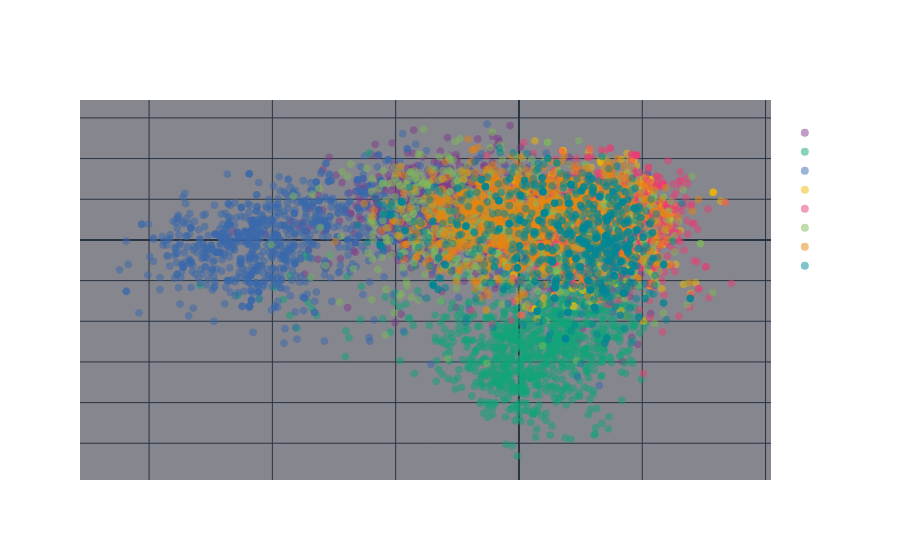
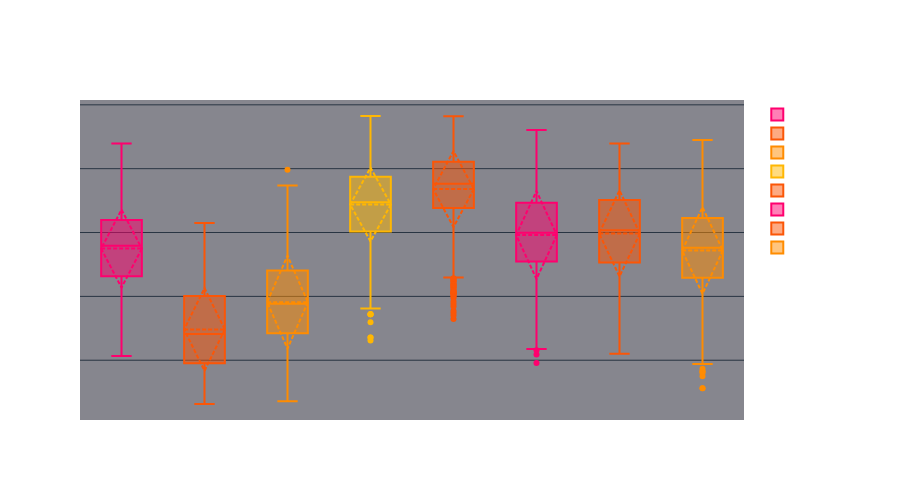
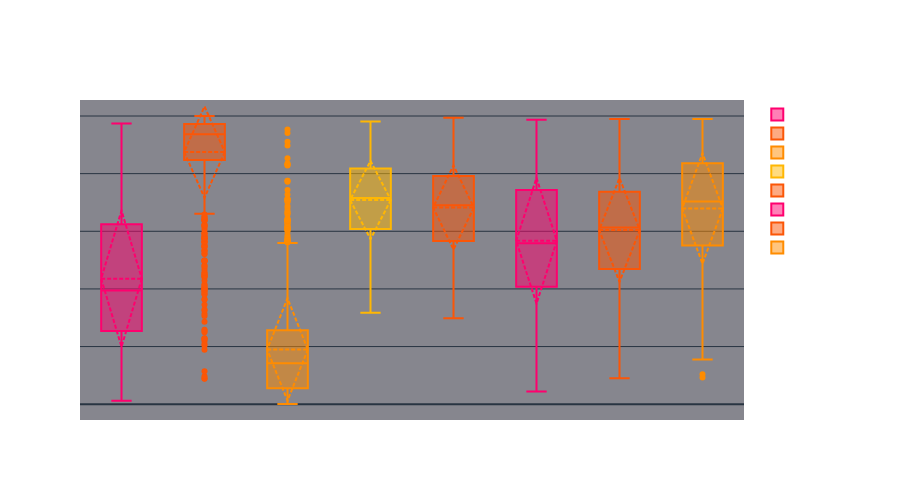
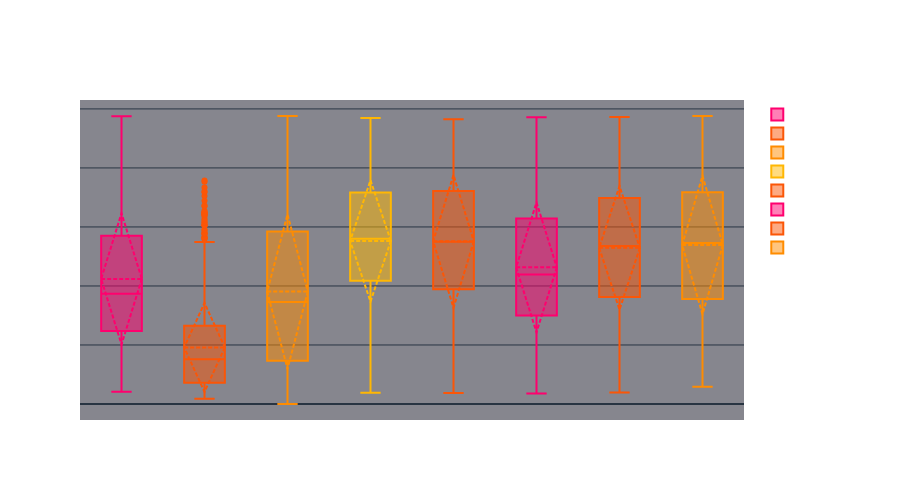

The notebook cell these images were saved under, in order:
### Code cell
fig = px.scatter(
    pca_df,
    x="PC1",
    y="PC2",
    color="Genre",
    color_discrete_sequence=px.colors.qualitative.Bold,
    labels={'PC1' : "Principal Component 1 ",'PC2' : "Principal Component 2"},
    title="<b> Music Latent Space (2D PCA Projection) </b>",
    opacity=0.5
)

fig.update_traces(marker=dict(size=8))
fig.update_layout(
    template='plotly_dark',
    legend_title_text="Music Genres",
    dragmode="pan",
    plot_bgcolor="rgba(15, 15, 30, 0.5)",
    paper_bgcolor="rgba(15, 15, 30, 0)",
    font=dict(family="Poppins", size=12, color="#ffffff"),
    title_font_size=20,
)

fig.show()

# Audio Features Distribution by Genre
import plotly.graph_objects as go

audio_features = ["danceability", "energy",  "loudness", "speechiness",
                  "acousticness", "instrumentalness", "liveness", "valence", "tempo"]

df_filtered_reset = df_filtered.reset_index(drop=True)

for selected_feature in ["danceability", "energy", "valence"]:
    fig = go.Figure()
    colors_gradient = ['#FF006E', '#FB5607', '#FF8C00', '#FFB703', '#FB5607']
    
    for i, genre in enumerate(sorted(df_filtered_reset['track_genre'].unique())):
        genre_data = df_filtered_reset[df_filtered_reset['track_genre'] == genre][selected_feature]
        fig.add_trace(go.Box(
            y=genre_data, 
            name=genre.upper(),
            marker_color=colors_gradient[i % len(colors_gradient)],
            boxmean='sd'
        ))
    
    fig.update_layout(
        title=f"<b>{selected_feature.capitalize()} Distribution by Genre</b>",
        yaxis_title=selected_feature.capitalize(),
        xaxis_title="Genre",
        template="plotly_dark",
        showlegend=True,
        plot_bgcolor="rgba(15, 15, 30, 0.5)",
        paper_bgcolor="rgba(15, 15, 30, 0)",
        font=dict(family="Poppins", size=12, color="#ffffff"),
        title_font_size=18,
        height=500
    )
    fig.show()

# Genre Distribution (Donut Chart)
genre_counts = df_filtered_reset['track_genre'].value_counts().sort_values(ascending=False)
fig = px.pie(
    values=genre_counts.values,
    names=genre_counts.index,
    title="<b>Genre Distribution in Your Collection</b>",
    color_discrete_sequence=px.colors.qualitative.Bold,
    template="plotly_dark",
    hole=0.3
)
fig.update_layout(
    plot_bgcolor="rgba(15, 15, 30, 0)",
    paper_bgcolor="rgba(15, 15, 30, 0)",
    font=dict(family="Poppins", size=12, color="#ffffff"),
    title_font_size=18,
)
fig.update_traces(
    textposition='inside',
    textinfo='percent+label',
    marker=dict(line=dict(color='rgba(15, 15, 30, 0.8)', width=2))
)
fig.show()

similarity_matrix = cosine_similarity(X_pca)
df_filtered = df_filtered.reset_index(drop=True)

def recommend_song_with_filter(song_title, num_recommendation=5):
    try:
        # Find the row index and the raw row metadata of the requested song
        input_idx = df_filtered[df_filtered['track_name'].str.lower() == song_title.lower()].index[0]
        input_song = df_filtered.iloc[input_idx]
    except IndexError:
        return f"Error: '{song_title}' wasn't found in this dataset. Try another track!"
    
    # Extract the genre of our input song
    input_genre = str(input_song['track_genre']).lower()
    
    # Grab all mathematical similarity scores for this specific song index
    sim_scores = list(enumerate(similarity_matrix[input_idx]))
    
    # Sort from highest score (1.0) down to lowest score
    sim_scores = sorted(sim_scores, key=lambda x: x[1], reverse=True)
    
    # Create an empty basket to hold our filtered winner indices
    filtered_matches = []
    
    # Loop through the sorted results one by one
    for index, score in sim_scores:
        if index == input_idx:
            continue # Skip matching the song with itself!
            
        # Look up the genre of the current candidate song in the loop
        candidate_genre = str(df_filtered.loc[index, 'track_genre']).lower()
        
        # --- THE CULTURAL FILTER LOGIC ---
        # Case A: If the input song is Indian, the candidate MUST be Indian
        if 'indian' in input_genre and 'indian' in candidate_genre:
            filtered_matches.append(index)
            
        # Case B: If the input song is NOT Indian, the candidate MUST NOT be Indian
        elif 'indian' not in input_genre and 'indian' not in candidate_genre:
            filtered_matches.append(index)
            
        # Stop checking files the moment our basket hits the user's requested limit
        if len(filtered_matches) == num_recommendation:
            break
            
    # Look up the final row metadata and return it cleanly
    return df_filtered.iloc[filtered_matches][['track_name', 'artists', 'track_genre']]

# def recommend_song(song_title,num_recommendation=5):

#     try:
#         idx = df_filtered[df_filtered['track_name'].str.lower() == song_title.lower()].index[0]
#     except IndexError:
#         return f"{song_title} wasn't found in this subset. Try another Song !"
    
#     sim_scores =list(enumerate(similarity_matrix[idx]))
#     sim_scores = sorted(sim_scores,key=lambda x : x[1],reverse=True)

#     top_matches = sim_scores[1:num_recommendation+1] 
#     rec_indices = [i[0] for i in top_matches] 
#     return df_filtered.iloc[rec_indices][['track_name', 'artists', 'track_genre']]
recommend_song_with_filter("Raabta")

### Figure 1 — Plotly figure (JSON) as saved in the notebook; plotly's stock layout.template omitted (floating-point values rounded to 4 significant figures; data arrays with more than 128 entries replaced by an {"elided": "..."} marker saying what was removed)
{"data": [{"hovertemplate": "Genre=acoustic<br>Principal Component 1 =%{x}<br>Principal Component 2=%{y}<extra></extra>", "legendgroup": "acoustic", "marker": {"color": "rgb(127, 60, 141)", "opacity": 0.5, "size": 8, "symbol": "circle"}, "mode": "markers", "name": "acoustic", "showlegend": true, "type": "scattergl", "x": {"elided": "1000 float values"}, "xaxis": "x", "y": {"elided": "1000 float values"}, "yaxis": "y"}, {"hovertemplate": "Genre=black-metal<br>Principal Component 1 =%{x}<br>Principal Component 2=%{y}<extra></extra>", "legendgroup": "black-metal", "marker": {"color": "rgb(17, 165, 121)", "opacity": 0.5, "size": 8, "symbol": "circle"}, "mode": "markers", "name": "black-metal", "showlegend": true, "type": "scattergl", "x": {"elided": "1000 float values"}, "xaxis": "x", "y": {"elided": "1000 float values"}, "yaxis": "y"}, {"hovertemplate": "Genre=classical<br>Principal Component 1 =%{x}<br>Principal Component 2=%{y}<extra></extra>", "legendgroup": "classical", "marker": {"color": "rgb(57, 105, 172)", "opacity": 0.5, "size": 8, "symbol": "circle"}, "mode": "markers", "name": "classical", "showlegend": true, "type": "scattergl", "x": {"elided": "1000 float values"}, "xaxis": "x", "y": {"elided": "1000 float values"}, "yaxis": "y"}, {"hovertemplate": "Genre=dance<br>Principal Component 1 =%{x}<br>Principal Component 2=%{y}<extra></extra>", "legendgroup": "dance", "marker": {"color": "rgb(242, 183, 1)", "opacity": 0.5, "size": 8, "symbol": "circle"}, "mode": "markers", "name": "dance", "showlegend": true, "type": "scattergl", "x": {"elided": "1000 float values"}, "xaxis": "x", "y": {"elided": "1000 float values"}, "yaxis": "y"}, {"hovertemplate": "Genre=hip-hop<br>Principal Component 1 =%{x}<br>Principal Component 2=%{y}<extra></extra>", "legendgroup": "hip-hop", "marker": {"color": "rgb(231, 63, 116)", "opacity": 0.5, "size": 8, "symbol": "circle"}, "mode": "markers", "name": "hip-hop", "showlegend": true, "type": "scattergl", "x": {"elided": "1000 float values"}, "xaxis": "x", "y": {"elided": "1000 float values"}, "yaxis": "y"}, {"hovertemplate": "Genre=indian<br>Principal Component 1 =%{x}<br>Principal Component 2=%{y}<extra></extra>", "legendgroup": "indian", "marker": {"color": "rgb(128, 186, 90)", "opacity": 0.5, "size": 8, "symbol": "circle"}, "mode": "markers", "name": "indian", "showlegend": true, "type": "scattergl", "x": {"elided": "1000 float values"}, "xaxis": "x", "y": {"elided": "1000 float values"}, "yaxis": "y"}, {"hovertemplate": "Genre=pop-film<br>Principal Component 1 =%{x}<br>Principal Component 2=%{y}<extra></extra>", "legendgroup": "pop-film", "marker": {"color": "rgb(230, 131, 16)", "opacity": 0.5, "size": 8, "symbol": "circle"}, "mode": "markers", "name": "pop-film", "showlegend": true, "type": "scattergl", "x": {"elided": "1000 float values"}, "xaxis": "x", "y": {"elided": "1000 float values"}, "yaxis": "y"}, {"hovertemplate": "Genre=rock<br>Principal Component 1 =%{x}<br>Principal Component 2=%{y}<extra></extra>", "legendgroup": "rock", "marker": {"color": "rgb(0, 134, 149)", "opacity": 0.5, "size": 8, "symbol": "circle"}, "mode": "markers", "name": "rock", "showlegend": true, "type": "scattergl", "x": {"elided": "1000 float values"}, "xaxis": "x", "y": {"elided": "1000 float values"}, "yaxis": "y"}], "layout": {"dragmode": "pan", "font": {"color": "#ffffff", "family": "Poppins", "size": 12}, "legend": {"title": {"text": "Music Genres"}, "tracegroupgap": 0}, "paper_bgcolor": "rgba(15, 15, 30, 0)", "plot_bgcolor": "rgba(15, 15, 30, 0.5)", "title": {"font": {"size": 20}, "text": "<b> Music Latent Space (2D PCA Projection) </b>"}, "xaxis": {"anchor": "y", "domain": [0, 1], "title": {"text": "Principal Component 1 "}}, "yaxis": {"anchor": "x", "domain": [0, 1], "title": {"text": "Principal Component 2"}}}}

### Figure 2 — Plotly figure (JSON) as saved in the notebook; plotly's stock layout.template omitted (floating-point values rounded to 4 significant figures; data arrays with more than 128 entries replaced by an {"elided": "..."} marker saying what was removed)
{"data": [{"boxmean": "sd", "marker": {"color": "#FF006E"}, "name": "ACOUSTIC", "type": "box", "y": {"elided": "1000 float values"}}, {"boxmean": "sd", "marker": {"color": "#FB5607"}, "name": "BLACK-METAL", "type": "box", "y": {"elided": "1000 float values"}}, {"boxmean": "sd", "marker": {"color": "#FF8C00"}, "name": "CLASSICAL", "type": "box", "y": {"elided": "1000 float values"}}, {"boxmean": "sd", "marker": {"color": "#FFB703"}, "name": "DANCE", "type": "box", "y": {"elided": "1000 float values"}}, {"boxmean": "sd", "marker": {"color": "#FB5607"}, "name": "HIP-HOP", "type": "box", "y": {"elided": "1000 float values"}}, {"boxmean": "sd", "marker": {"color": "#FF006E"}, "name": "INDIAN", "type": "box", "y": {"elided": "1000 float values"}}, {"boxmean": "sd", "marker": {"color": "#FB5607"}, "name": "POP-FILM", "type": "box", "y": {"elided": "1000 float values"}}, {"boxmean": "sd", "marker": {"color": "#FF8C00"}, "name": "ROCK", "type": "box", "y": {"elided": "1000 float values"}}], "layout": {"font": {"color": "#ffffff", "family": "Poppins", "size": 12}, "height": 500, "paper_bgcolor": "rgba(15, 15, 30, 0)", "plot_bgcolor": "rgba(15, 15, 30, 0.5)", "showlegend": true, "title": {"font": {"size": 18}, "text": "<b>Danceability Distribution by Genre</b>"}, "xaxis": {"title": {"text": "Genre"}}, "yaxis": {"title": {"text": "Danceability"}}}}

### Figure 3 — Plotly figure (JSON) as saved in the notebook; plotly's stock layout.template omitted (floating-point values rounded to 4 significant figures; data arrays with more than 128 entries replaced by an {"elided": "..."} marker saying what was removed)
{"data": [{"boxmean": "sd", "marker": {"color": "#FF006E"}, "name": "ACOUSTIC", "type": "box", "y": {"elided": "1000 float values"}}, {"boxmean": "sd", "marker": {"color": "#FB5607"}, "name": "BLACK-METAL", "type": "box", "y": {"elided": "1000 float values"}}, {"boxmean": "sd", "marker": {"color": "#FF8C00"}, "name": "CLASSICAL", "type": "box", "y": {"elided": "1000 float values"}}, {"boxmean": "sd", "marker": {"color": "#FFB703"}, "name": "DANCE", "type": "box", "y": {"elided": "1000 float values"}}, {"boxmean": "sd", "marker": {"color": "#FB5607"}, "name": "HIP-HOP", "type": "box", "y": {"elided": "1000 float values"}}, {"boxmean": "sd", "marker": {"color": "#FF006E"}, "name": "INDIAN", "type": "box", "y": {"elided": "1000 float values"}}, {"boxmean": "sd", "marker": {"color": "#FB5607"}, "name": "POP-FILM", "type": "box", "y": {"elided": "1000 float values"}}, {"boxmean": "sd", "marker": {"color": "#FF8C00"}, "name": "ROCK", "type": "box", "y": {"elided": "1000 float values"}}], "layout": {"font": {"color": "#ffffff", "family": "Poppins", "size": 12}, "height": 500, "paper_bgcolor": "rgba(15, 15, 30, 0)", "plot_bgcolor": "rgba(15, 15, 30, 0.5)", "showlegend": true, "title": {"font": {"size": 18}, "text": "<b>Energy Distribution by Genre</b>"}, "xaxis": {"title": {"text": "Genre"}}, "yaxis": {"title": {"text": "Energy"}}}}

### Figure 4 — Plotly figure (JSON) as saved in the notebook; plotly's stock layout.template omitted (floating-point values rounded to 4 significant figures; data arrays with more than 128 entries replaced by an {"elided": "..."} marker saying what was removed)
{"data": [{"boxmean": "sd", "marker": {"color": "#FF006E"}, "name": "ACOUSTIC", "type": "box", "y": {"elided": "1000 float values"}}, {"boxmean": "sd", "marker": {"color": "#FB5607"}, "name": "BLACK-METAL", "type": "box", "y": {"elided": "1000 float values"}}, {"boxmean": "sd", "marker": {"color": "#FF8C00"}, "name": "CLASSICAL", "type": "box", "y": {"elided": "1000 float values"}}, {"boxmean": "sd", "marker": {"color": "#FFB703"}, "name": "DANCE", "type": "box", "y": {"elided": "1000 float values"}}, {"boxmean": "sd", "marker": {"color": "#FB5607"}, "name": "HIP-HOP", "type": "box", "y": {"elided": "1000 float values"}}, {"boxmean": "sd", "marker": {"color": "#FF006E"}, "name": "INDIAN", "type": "box", "y": {"elided": "1000 float values"}}, {"boxmean": "sd", "marker": {"color": "#FB5607"}, "name": "POP-FILM", "type": "box", "y": {"elided": "1000 float values"}}, {"boxmean": "sd", "marker": {"color": "#FF8C00"}, "name": "ROCK", "type": "box", "y": {"elided": "1000 float values"}}], "layout": {"font": {"color": "#ffffff", "family": "Poppins", "size": 12}, "height": 500, "paper_bgcolor": "rgba(15, 15, 30, 0)", "plot_bgcolor": "rgba(15, 15, 30, 0.5)", "showlegend": true, "title": {"font": {"size": 18}, "text": "<b>Valence Distribution by Genre</b>"}, "xaxis": {"title": {"text": "Genre"}}, "yaxis": {"title": {"text": "Valence"}}}}
